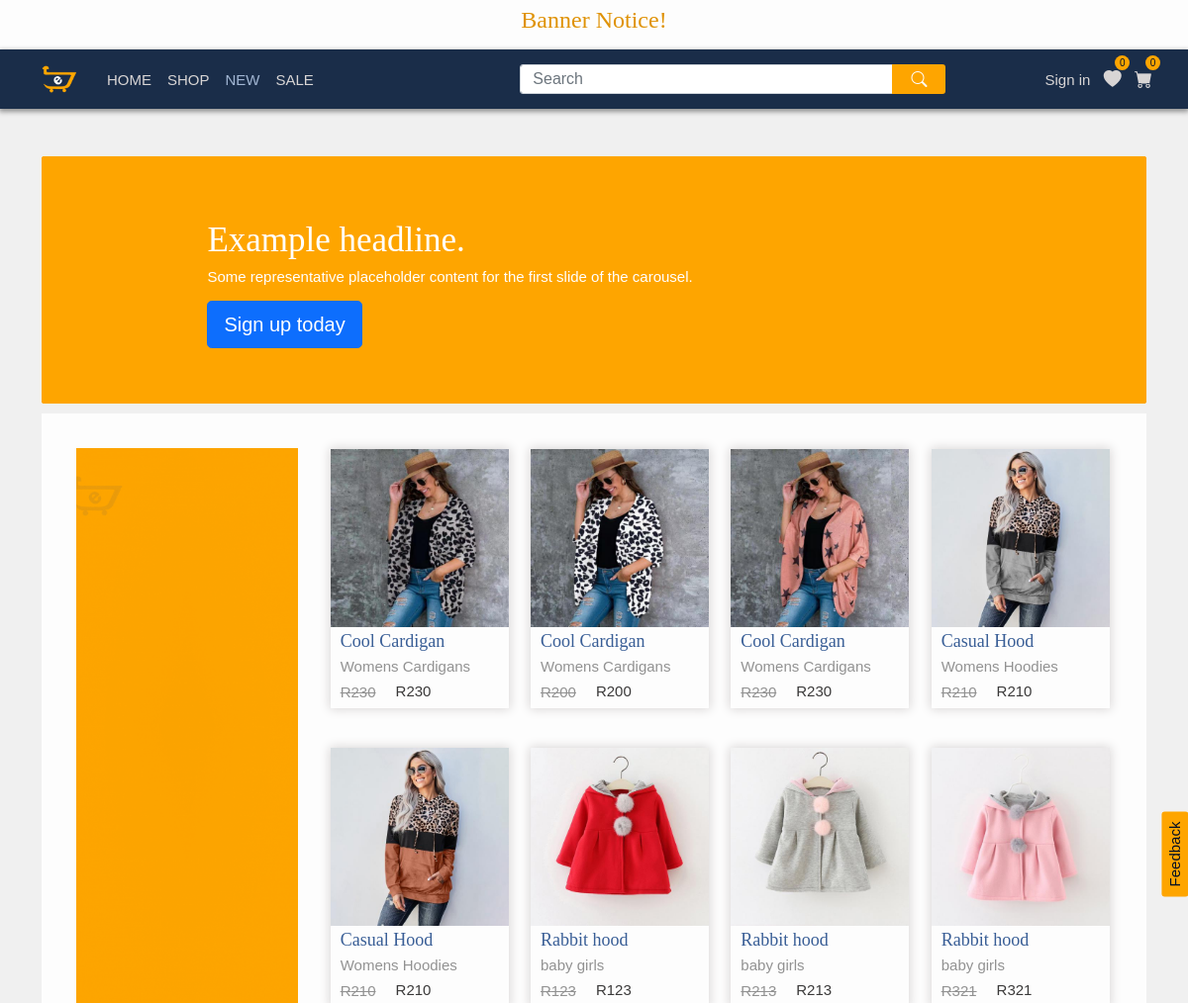
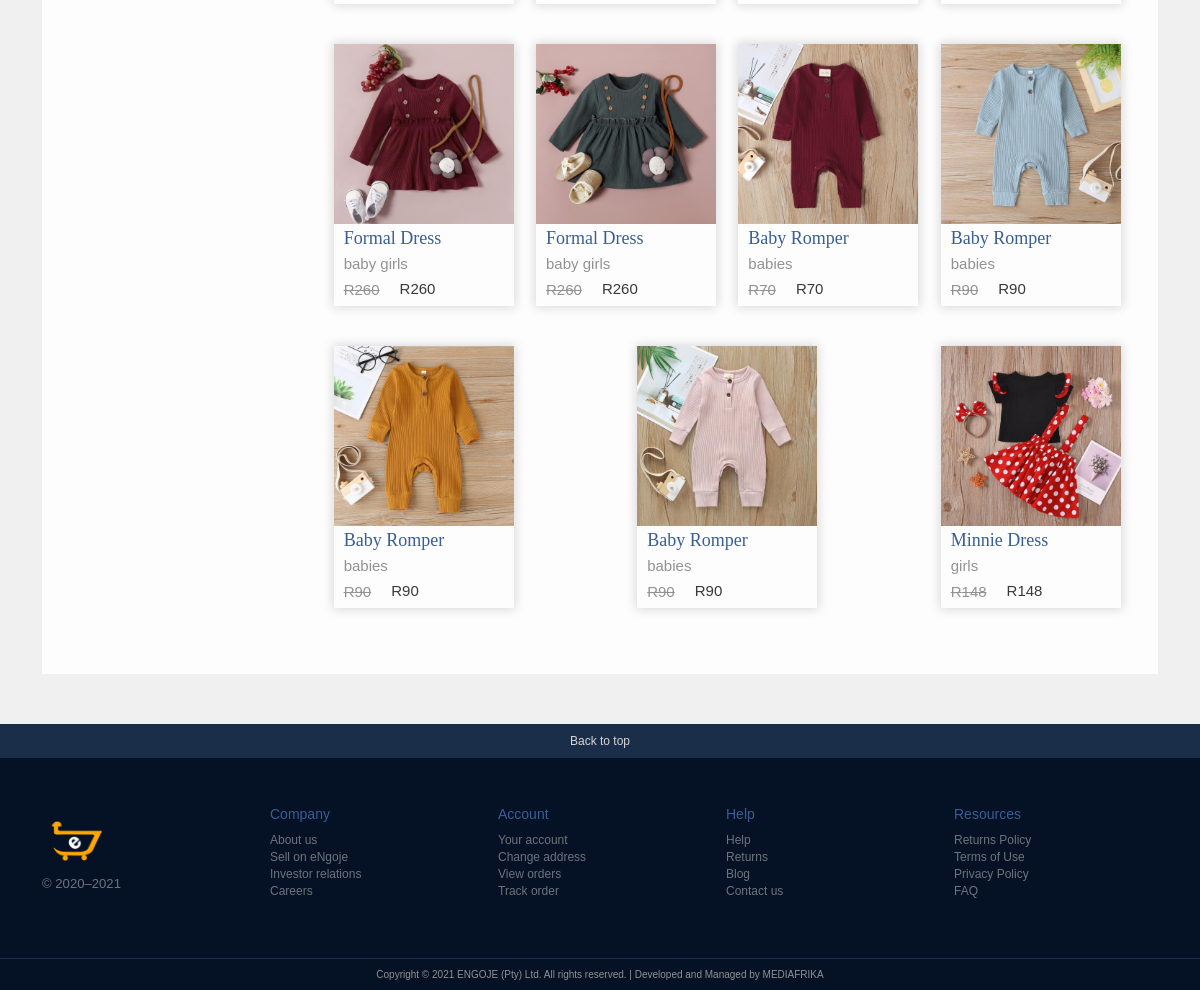
/new/index.php (signed in), run on the app's committed database (2 pictures, top to bottom).
### tables this page shows
CREATE TABLE `product_entry` (
  `product_entryId` int(11) NOT NULL,
  `productId` int(11) NOT NULL,
  `sizeId` int(11) NOT NULL,
  `colourId` int(11) NOT NULL,
  `categoryId` int(11) NOT NULL,
  `price` int(11) NOT NULL,
  `sku` varchar(36) NOT NULL,
  `amount` int(11) NOT NULL
);

CREATE TABLE `images` (
  `imageId` int(11) NOT NULL,
  `imageName` varchar(85) NOT NULL,
  `imagePath` varchar(225) NOT NULL DEFAULT 'no-image.png',
  `imagePath_tn` varchar(225) NOT NULL DEFAULT 'no-image-tn.png',
  `imagePrimary` int(1) NOT NULL,
  `product_entryId` int(11) NOT NULL
);

CREATE TABLE `products` (
  `productId` int(100) NOT NULL,
  `productName` varchar(13) NOT NULL,
  `productShortDescr` varchar(60) NOT NULL,
  `productDescription` varchar(256) NOT NULL,
  `productCreationDate` timestamp NOT NULL DEFAULT current_timestamp() ON UPDATE current_timestamp(),
  `productTags` varchar(256) DEFAULT NULL
);

CREATE TABLE `categories` (
  `categoryId` int(100) NOT NULL,
  `categoryName` varchar(22) NOT NULL
);

### new/index.php (called while the page is built, shortened)
<?php
require_once '../library/dbCleaner.php';
require_once '../library/functions.php';
require_once '../model/shop-model.php';
$saleItems = getSaleItems();
$lim = 4;
$offset = 0;
$products = getNewShopProducts($lim, $offset);
$productsDisplay = buildNewProductsDisplay($products, $saleItems);
include '../view/new.php';

### model/shop-model.php (called while the page is built, shortened)
<?php
function getNewShopProducts(){
    $db = engojeConnect();
    $sql = 'SELECT* FROM product_entry
                    JOIN images ON product_entry.product_entryId = images.product_entryId
                    JOIN products ON product_entry.productId = products.productId
                    JOIN categories ON product_entry.categoryId = categories.categoryId
                    JOIN colour ON product_entry.colourId = colour.colourId
                    JOIN size ON product_entry.sizeId = size.sizeId
                    WHERE images.imagePrimary = 1 ORDER BY products.productCreationDate DESC';
    $stmt = $db->prepare($sql);
    $stmt->execute();
    $productData = $stmt->fetchAll(PDO::FETCH_ASSOC);
    return $productData;
}

### library/functions.php (the view, shortened to what this page needs)
<?php
function buildproductDisplay($product, $saleItems){
    $path = $product['imagePath'];
    if(!empty($saleItems)){
        foreach($saleItems as $saleItem){
            if($product['product_entryId'] == $saleItem['product_entryId']){
                $dv ="<div  class='product'><a href='/engoje/shop?action=product&productId=$product[productId]&product_entryId=$product[product_entryId]&colour=$product[colour]' ><div id='sale$product[product_entryId]' class='sale-circle'>sale</div><img class='sale' src='/engoje/images/placeholder.png' data-src='$path' alt='".$product['productName']."' ></a>";
                $dv .= "<a href='/engoje/shop?action=product&productId=$product[productId]&product_entryId=$product[product_entryId]&colour=$product[colour]' class='productName-link'><h4 class='productName'>$product[productName]</h4></a>";
                $dv .= "<p  class='productCategory'>$product[categoryName]</p>";
                $dv .= "<div class='sale-prices-container'><h4 class='productPrice strike-through' >R$product[price]</h4><h4 class='productPrice' >R$saleItem[salePrice]</h4></div></div>";
                break;
            }else{
                $dv  = "<div  class='product'><a href='/engoje/shop?action=product&productId=$product[productId]&product_entryId=$product[product_entryId]&colour=$product[colour]' ><div id='sale$product[product_entryId]' class='hidden sale-circle'>sale</div>";
                $dv .= "<img src='/engoje/images/placeholder.png' data-src='$path' alt='".$product['productName']."' loading='lazy' /></a>";
                $dv .= "<a href='/engoje/shop?action=product&productId=$product[productId]&product_entryId=$product[product_entryId]&colour=$product[colour]' class='productName-link'><h4 class='productName'>$product[productName]</h4></a>";
                $dv .= "<p  class='productCategory'>$product[categoryName]</p>";
                $dv .= "<div class='sale-prices-container'><h4 class='productPrice' >R$product[price]</h4><h4 class='hidden productPrice' >R$product[price]</h4></div></div>";
            }
        }
        return $dv;
    }else{
        $dv  = "<div  class='product'><a href='/engoje/shop?action=product&productId=$product[productId]&product_entryId=$product[product_entryId]&colour=$product[colour]' >
            <picture>
                <source src='/engoje/images/placeholder.png' />
                <img src='$path' alt='".$product['productName']."' loading='lazy' />
            </picture>
        </a>";
        $dv .= "<a href='/engoje/shop?action=product&productId=$product[productId]&product_entryId=$product[product_entryId]&colour=$product[colour]' class='productName-link'><h4 class='productName'>$product[productName]</h4></a>";
        $dv .= "<p  class='productCategory'>$product[categoryName]</p>";
        $dv .= "<div class='sale-prices-container'><h4 class='productPrice strike-through' >R$product[price]</h4><h4 class='productPrice' >R$product[price]</h4></div></div>";
        return $dv;
    }
}
function buildNewProductsDisplay($products, $saleItems){
    $dv = "<div class='shop-products'>";
    if(isset($products)){
        foreach($products as $product){
            $dv .= buildproductDisplay($product, $saleItems);
        }
    }
    $dv .="</div>";
    return $dv;
}

### data on the page
product_entry: images.imagePath (picture), productId.productName "Cool Cardigan", categoryId.categoryName "Womens Cardigans", price "230"
product_entry: images.imagePath (picture), productId.productName "Cool Cardigan", categoryId.categoryName "Womens Cardigans", price "200"
product_entry: images.imagePath (picture), productId.productName "Cool Cardigan", categoryId.categoryName "Womens Cardigans", price "230"
product_entry: images.imagePath (picture), productId.productName "Casual Hood", categoryId.categoryName "Womens Hoodies", price "210"
product_entry: images.imagePath (picture), productId.productName "Casual Hood", categoryId.categoryName "Womens Hoodies", price "210"
product_entry: images.imagePath (picture), productId.productName "Rabbit hood", categoryId.categoryName "baby girls", price "123"
product_entry: images.imagePath (picture), productId.productName "Rabbit hood", categoryId.categoryName "baby girls", price "213"
product_entry: images.imagePath (picture), productId.productName "Rabbit hood", categoryId.categoryName "baby girls", price "321"
product_entry: images.imagePath (picture), productId.productName "Formal Dress", categoryId.categoryName "baby girls", price "260"
product_entry: images.imagePath (picture), productId.productName "Formal Dress", categoryId.categoryName "baby girls", price "260"
product_entry: images.imagePath (picture), productId.productName "Baby Romper", categoryId.categoryName "babies", price "70"
product_entry: images.imagePath (picture), productId.productName "Baby Romper", categoryId.categoryName "babies", price "90"
product_entry: images.imagePath (picture), productId.productName "Baby Romper", categoryId.categoryName "babies", price "90"
product_entry: images.imagePath (picture), productId.productName "Baby Romper", categoryId.categoryName "babies", price "90"
product_entry: images.imagePath (picture), productId.productName "Minnie Dress", categoryId.categoryName "girls", price "148"
